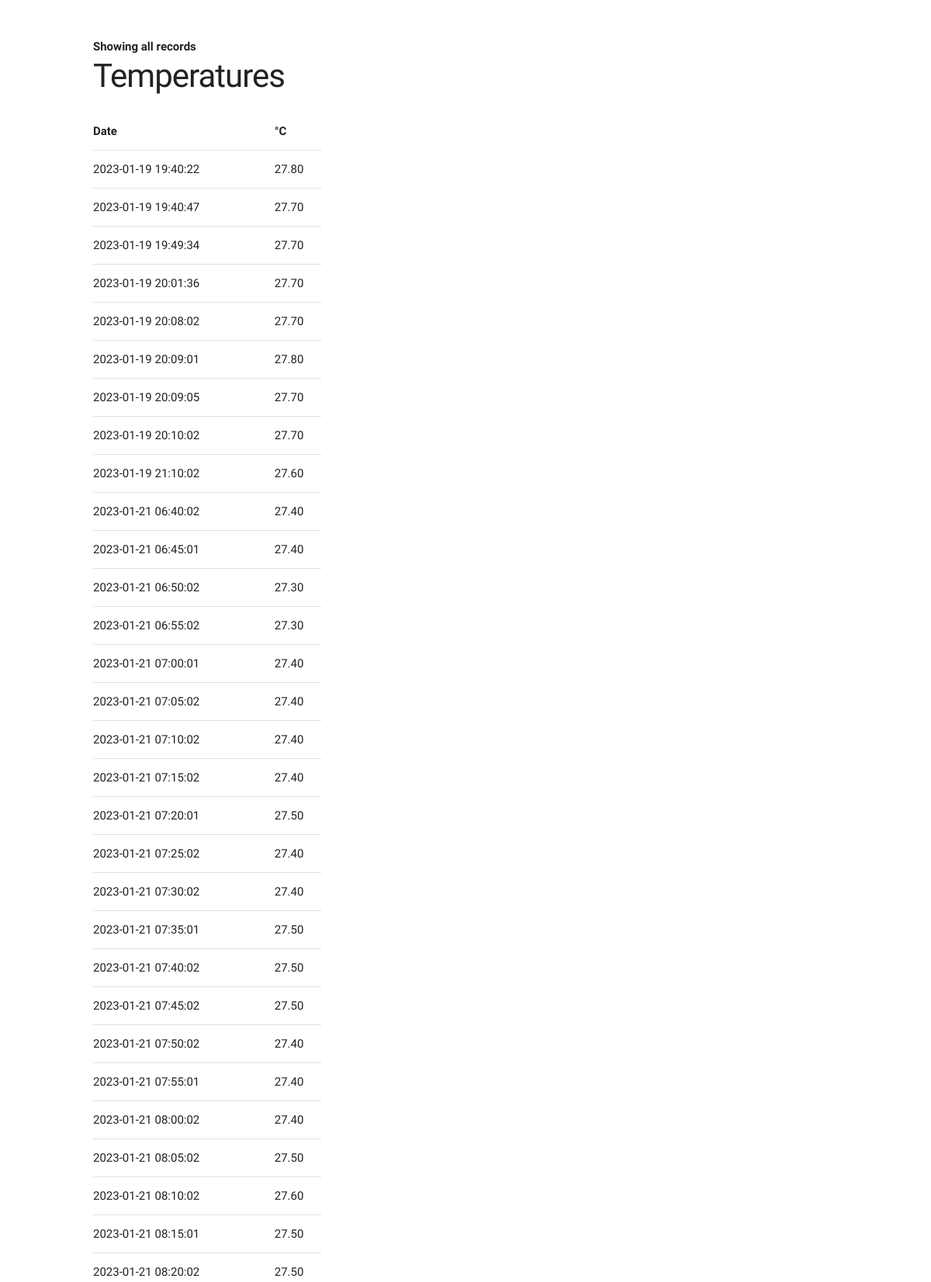
Page /temp_hum_db (upper part) on the committed database.
### tables this page shows
CREATE TABLE temperatures (rDatetime datetime, sensorID text, temp numeric);

### app.py (the view)
@app.route("/temp_hum_db")
def temp_hum_db():
	import sqlite3
	conn=sqlite3.connect('/var/www/major_project/app.db')
	curs=conn.cursor()
	curs.execute("SELECT * FROM temperatures")
	temperatures = curs.fetchall()
	curs.execute("SELECT * FROM humidities")
	humidities = curs.fetchall()
	conn.close()
	return render_template("temp_hum_db.html",temp=temperatures,hum=humidities)

### templates/temp_hum_db.html (shortened to what this page needs)
<!DOCTYPE html>
<html lang="en">
  <head>
    <link rel="stylesheet" href="/static/css/normalize.css">
    <link rel="stylesheet" href="/static/css/skeleton.css">
  </head>
  <body>
    <div class="container">
      <div class="row">
        <div class="one-third column" style="margin-top: 5%">
          <strong>Showing all records</strong>
          <h2>Temperatures</h2>
            <table class="u-full-width">
              <thead>
                <tr>
                  <th>Date</th>
                  <th>&deg;C</th>
                </tr>
              </thead>
              <tbody>
                {% for row in temp %}
                <tr>
                  <td>{{row[0]}}</td>
                  <td>{{'%0.2f'|format(row[2])}}</td>
                </tr>
                {% endfor %}
              </tbody>
            </table>
        </div>
    </div>
  </body>
</html>

### static/css/skeleton.css (style rules this page uses)
.container { position: relative; width: 100%; max-width: 960px; margin: 0 auto; padding: 0 20px; box-sizing: border-box; }
.column, .columns { width: 100%; float: left; box-sizing: border-box; }
@media (min-width: 400px) { .container { width: 85%; padding: 0; } }
@media (min-width: 550px) { .container { width: 80%; } }
@media (min-width: 550px) { .column, .columns { margin-left: 4%; } }
@media (min-width: 550px) { .column:first-child, .columns:first-child { margin-left: 0; } }
@media (min-width: 550px) { .one-third.column { width: 30.6666666667%; } }
html { font-size: 62.5%; }
body { font-size: 1.5em; line-height: 1.6; font-weight: 400; font-family: "Raleway", "HelveticaNeue", "Helvetica Neue", Helvetica, Arial, sans-serif; color: #222; }
h1, h2, h3, h4, h5, h6 { margin-top: 0; margin-bottom: 2rem; font-weight: 300; }
h2 { font-size: 3.6rem; line-height: 1.25; letter-spacing: -.1rem; }
@media (min-width: 550px) { h2 { font-size: 4.2rem; } }
th, td { padding: 12px 15px; text-align: left; border-bottom: 1px solid #E1E1E1; }
th:first-child, td:first-child { padding-left: 0; }
th:last-child, td:last-child { padding-right: 0; }
pre, blockquote, dl, figure, table, p, ul, ol, form { margin-bottom: 2.5rem; }
.u-full-width { width: 100%; box-sizing: border-box; }
.container:after, .row:after, .u-cf { content: ""; display: table; clear: both; }

### rows in the picture
temperatures: rDatetime "2023-01-19 19:40:22", temp "27.80"
temperatures: rDatetime "2023-01-19 19:40:47", temp "27.70"
temperatures: rDatetime "2023-01-19 19:49:34", temp "27.70"
temperatures: rDatetime "2023-01-19 20:01:36", temp "27.70"
temperatures: rDatetime "2023-01-19 20:08:02", temp "27.70"
temperatures: rDatetime "2023-01-19 20:09:01", temp "27.80"
temperatures: rDatetime "2023-01-19 20:09:05", temp "27.70"
temperatures: rDatetime "2023-01-19 20:10:02", temp "27.70"
temperatures: rDatetime "2023-01-19 21:10:02", temp "27.60"
temperatures: rDatetime "2023-01-21 06:40:02", temp "27.40"
temperatures: rDatetime "2023-01-21 06:45:01", temp "27.40"
temperatures: rDatetime "2023-01-21 06:50:02", temp "27.30"
temperatures: rDatetime "2023-01-21 06:55:02", temp "27.30"
temperatures: rDatetime "2023-01-21 07:00:01", temp "27.40"
temperatures: rDatetime "2023-01-21 07:05:02", temp "27.40"
temperatures: rDatetime "2023-01-21 07:10:02", temp "27.40"
temperatures: rDatetime "2023-01-21 07:15:02", temp "27.40"
temperatures: rDatetime "2023-01-21 07:20:01", temp "27.50"
temperatures: rDatetime "2023-01-21 07:25:02", temp "27.40"
temperatures: rDatetime "2023-01-21 07:30:02", temp "27.40"
temperatures: rDatetime "2023-01-21 07:35:01", temp "27.50"
temperatures: rDatetime "2023-01-21 07:40:02", temp "27.50"
temperatures: rDatetime "2023-01-21 07:45:02", temp "27.50"
temperatures: rDatetime "2023-01-21 07:50:02", temp "27.40"
temperatures: rDatetime "2023-01-21 07:55:01", temp "27.40"
temperatures: rDatetime "2023-01-21 08:00:02", temp "27.40"
temperatures: rDatetime "2023-01-21 08:05:02", temp "27.50"
temperatures: rDatetime "2023-01-21 08:10:02", temp "27.60"
temperatures: rDatetime "2023-01-21 08:15:01", temp "27.50"
temperatures: rDatetime "2023-01-21 08:20:02", temp "27.50"
